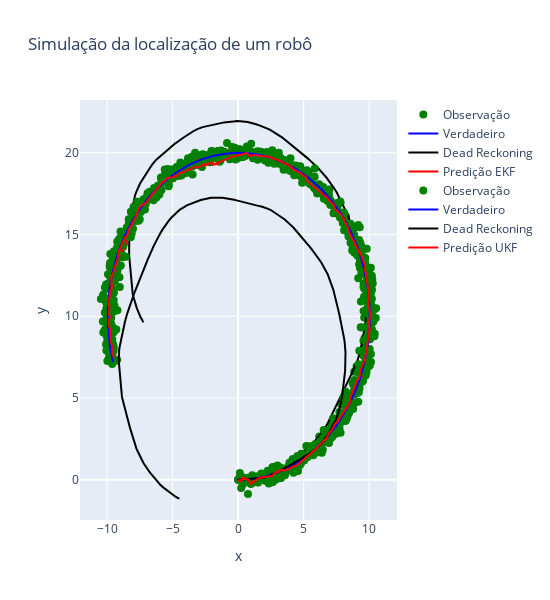

Here is the notebook cell this chart was saved with:
### Markdown cell above
<p style="font-family:Avantgarde; font-size:1.5em;"> 8. Análise do Erro </p>

### Code cell
fig = go.Figure()

# EKF
trace_observation_ekf = go.Scatter(x=hz_ekf[:, 0], y=hz_ekf[:, 1], mode='markers', name='Observação', marker=dict(color='green', size=8))
trace_true_ekf = go.Scatter(x=hxtrue_ekf[0, :].flatten(), y=hxtrue_ekf[1, :].flatten(), mode='lines', name='Verdadeiro', line=dict(color='blue'))
trace_dead_reckoning_ekf = go.Scatter(x=hxdr_ekf[0, :].flatten(), y=hxdr_ekf[1, :].flatten(), mode='lines', name='Dead Reckoning', line=dict(color='black'))
trace_ekf_prediction_ekf = go.Scatter(x=hxpred_ekf[0, :].flatten(), y=hxpred_ekf[1, :].flatten(), mode='lines', name='Predição EKF', line=dict(color='red'))

fig.add_trace(trace_observation_ekf)
fig.add_trace(trace_true_ekf)
fig.add_trace(trace_dead_reckoning_ekf)
fig.add_trace(trace_ekf_prediction_ekf)

# UKF
trace_observation_ukf = go.Scatter(x=hz_ukf[0, :], y=hz_ukf[1, :], mode='markers', name='Observação', marker=dict(color='green', size=8))
trace_true_ukf = go.Scatter(x=hxTrue_ukf[0, :].flatten(), y=hxTrue_ukf[1, :].flatten(), mode='lines', name='Verdadeiro', line=dict(color='blue'))
trace_dead_reckoning_ukf = go.Scatter(x=hxDR_ukf[0, :].flatten(), y=hxDR_ukf[1, :].flatten(), mode='lines', name='Dead Reckoning', line=dict(color='black'))
trace_ukf_prediction_ukf = go.Scatter(x=hxEst_ukf[0, :].flatten(), y=hxEst_ukf[1, :].flatten(), mode='lines', name='Predição UKF', line=dict(color='red'))

fig.add_trace(trace_observation_ukf)
fig.add_trace(trace_true_ukf)
fig.add_trace(trace_dead_reckoning_ukf)
fig.add_trace(trace_ukf_prediction_ukf)

fig.update_layout(
    height=600,
    width=550,
    title_text='Simulação da localização de um robô',
    xaxis_title='x',
    yaxis_title='y',
)

fig.show()

### Figure 1 — Plotly figure (JSON) as saved in the notebook; plotly's stock layout.template omitted (floating-point values rounded to 4 significant figures; data arrays with more than 128 entries replaced by an {"elided": "..."} marker saying what was removed)
{"data": [{"marker": {"color": "green", "size": 8}, "mode": "markers", "name": "Observação", "type": "scatter", "x": {"elided": "501 float values"}, "y": {"elided": "501 float values"}}, {"line": {"color": "blue"}, "mode": "lines", "name": "Verdadeiro", "type": "scatter", "x": {"elided": "501 float values"}, "y": {"elided": "501 float values"}}, {"line": {"color": "black"}, "mode": "lines", "name": "Dead Reckoning", "type": "scatter", "x": {"elided": "501 float values"}, "y": {"elided": "501 float values"}}, {"line": {"color": "red"}, "mode": "lines", "name": "Predição EKF", "type": "scatter", "x": {"elided": "501 float values"}, "y": {"elided": "501 float values"}}, {"marker": {"color": "green", "size": 8}, "mode": "markers", "name": "Observação", "type": "scatter", "x": {"elided": "501 float values"}, "y": {"elided": "501 float values"}}, {"line": {"color": "blue"}, "mode": "lines", "name": "Verdadeiro", "type": "scatter", "x": {"elided": "501 float values"}, "y": {"elided": "501 float values"}}, {"line": {"color": "black"}, "mode": "lines", "name": "Dead Reckoning", "type": "scatter", "x": {"elided": "501 float values"}, "y": {"elided": "501 float values"}}, {"line": {"color": "red"}, "mode": "lines", "name": "Predição UKF", "type": "scatter", "x": {"elided": "501 float values"}, "y": {"elided": "501 float values"}}], "layout": {"height": 600, "title": {"text": "Simulação da localização de um robô"}, "width": 550, "xaxis": {"title": {"text": "x"}}, "yaxis": {"title": {"text": "y"}}}}
